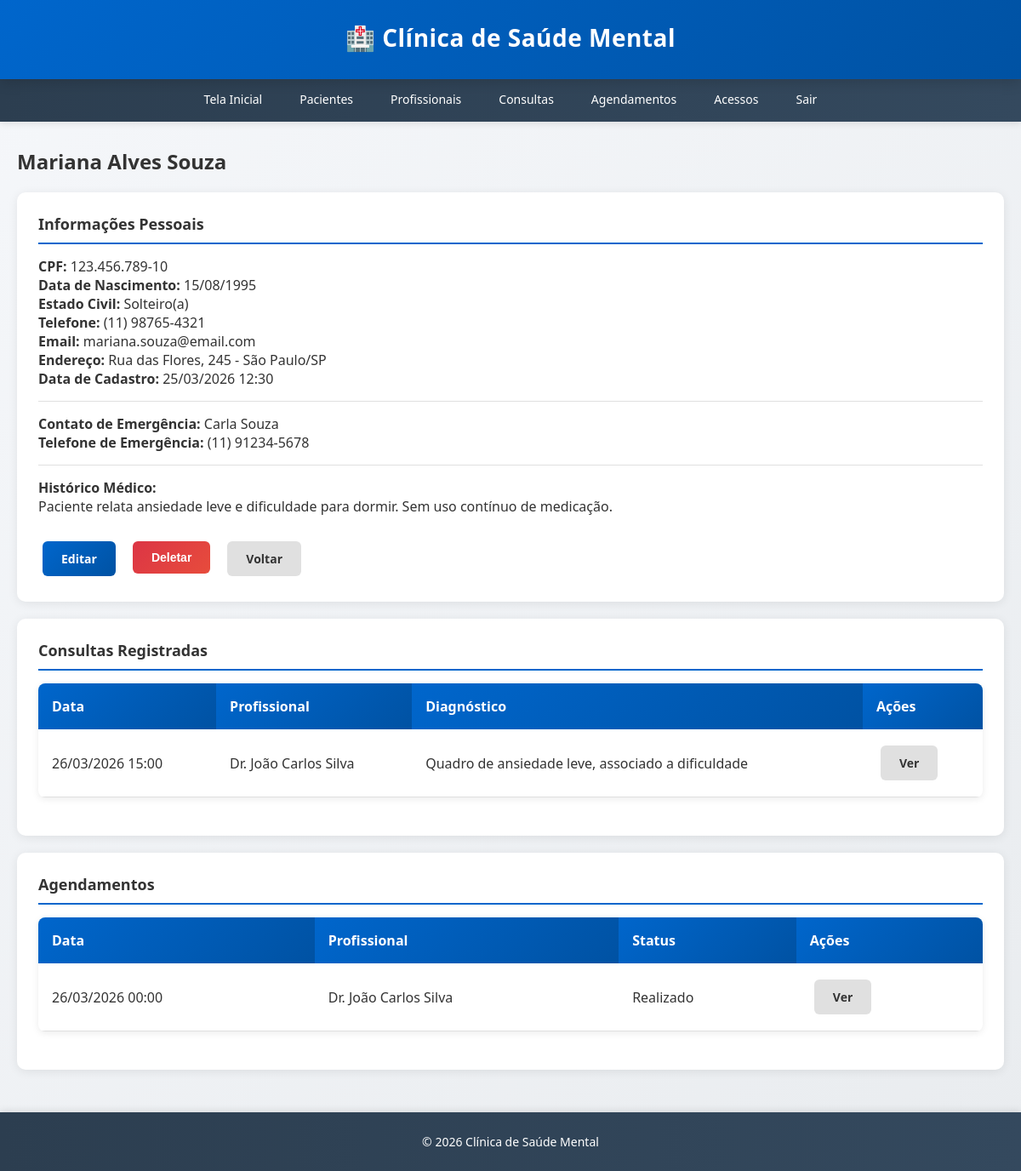
/pacientes/1 (signed in), run on the app's committed database.
### app/models.py (models this page shows, shortened)
class Paciente(db.Model):
    __tablename__ = 'pacientes'
    id = db.Column(db.Integer, primary_key=True)
    nome = db.Column(db.String(150), nullable=False)
    cpf = db.Column(db.String(14), unique=True, nullable=False)
    data_nascimento = db.Column(db.Date, nullable=False)
    telefone = db.Column(db.String(20), nullable=False)
    email = db.Column(db.String(120), nullable=True)
    endereco = db.Column(db.String(300), nullable=True)
    historico_medico = db.Column(db.Text, nullable=True)
    estado_civil = db.Column(db.String(50), nullable=True)
    nome_contato_emergencia = db.Column(db.String(150), nullable=True)
    telefone_contato_emergencia = db.Column(db.String(20), nullable=True)
    data_cadastro = db.Column(db.DateTime, default=datetime.utcnow)
    consultas = db.relationship('Consulta', backref='paciente', lazy=True, cascade='all, delete-orphan')
    agendamentos = db.relationship('Agendamento', backref='paciente', lazy=True, cascade='all, delete-orphan')

class Consulta(db.Model):
    __tablename__ = 'consultas'
    id = db.Column(db.Integer, primary_key=True)
    paciente_id = db.Column(db.Integer, db.ForeignKey('pacientes.id'), nullable=False)
    profissional_id = db.Column(db.Integer, db.ForeignKey('profissionais.id'), nullable=False)
    consultorio_id = db.Column(db.Integer, db.ForeignKey('consultorios.id'), nullable=True)
    data_consulta = db.Column(db.DateTime, nullable=False)
    diagnostico = db.Column(db.Text, nullable=True)
    prescricao = db.Column(db.Text, nullable=True)
    observacoes = db.Column(db.Text, nullable=True)
    data_registro = db.Column(db.DateTime, default=datetime.utcnow)
    consultorio_sala = db.Column(db.String(50), nullable=True)
    consultorio = db.relationship('Consultorio')

class Profissional(db.Model):
    __tablename__ = 'profissionais'
    id = db.Column(db.Integer, primary_key=True)
    nome = db.Column(db.String(150), nullable=False)
    cpf = db.Column(db.String(14), unique=True, nullable=False)
    especialidade = db.Column(db.String(100), nullable=False)
    especialidade_customizada = db.Column(db.String(100), nullable=True)
    telefone = db.Column(db.String(20), nullable=False)
    email = db.Column(db.String(120), nullable=True)
    numero_registro = db.Column(db.String(50), nullable=True)
    estado_civil = db.Column(db.String(50), nullable=True)
    endereco = db.Column(db.String(300), nullable=True)
    nome_contato_emergencia = db.Column(db.String(150), nullable=True)
    telefone_contato_emergencia = db.Column(db.String(20), nullable=True)
    data_cadastro = db.Column(db.DateTime, default=datetime.utcnow)
    consultas = db.relationship('Consulta', backref='profissional', lazy=True, cascade='all, delete-orphan')
    agendamentos = db.relationship('Agendamento', backref='profissional', lazy=True, cascade='all, delete-orphan')

class Agendamento(db.Model):
    __tablename__ = 'agendamentos'
    id = db.Column(db.Integer, primary_key=True)
    paciente_id = db.Column(db.Integer, db.ForeignKey('pacientes.id'), nullable=False)
    profissional_id = db.Column(db.Integer, db.ForeignKey('profissionais.id'), nullable=False)
    consultorio_id = db.Column(db.Integer, db.ForeignKey('consultorios.id'), nullable=True)
    data_agendamento = db.Column(db.DateTime, nullable=False)
    hora_inicio = db.Column(db.Time, nullable=True)
    hora_fim = db.Column(db.Time, nullable=True)
    status = db.Column(db.String(50), default='Agendado')
    observacoes = db.Column(db.Text, nullable=True)
    data_criacao = db.Column(db.DateTime, default=datetime.utcnow)
    consultorio_sala = db.Column(db.String(50), nullable=True)
    consultorio = db.relationship('Consultorio')

### app/routes.py (the view)
@pacientes_bp.route('/<int:id>')
@login_required
def ver_paciente(id):
    paciente = Paciente.query.get_or_404(id)
    consultas = Consulta.query.filter_by(paciente_id=id).all()
    agendamentos = Agendamento.query.filter_by(paciente_id=id).all()
    return render_template(
        'pacientes/ver.html',
        paciente=paciente,
        consultas=consultas,
        agendamentos=agendamentos
    )

### app/templates/pacientes/ver.html (shortened to what this page needs)
{% extends "base.html" %}
{% block content %}
<h2>{{ paciente.nome }}</h2>
<div class="card">
    <div class="card-title">Informações Pessoais</div>
    <p><strong>CPF:</strong> {{ paciente.cpf|format_cpf }}</p>
    <p><strong>Data de Nascimento:</strong> {{ paciente.data_nascimento.strftime('%d/%m/%Y') }}</p>
    <p><strong>Estado Civil:</strong> {{ paciente.estado_civil or '-' }}</p>
    <p><strong>Telefone:</strong> {{ paciente.telefone }}</p>
    <p><strong>Email:</strong> {{ paciente.email or '-' }}</p>
    <p><strong>Endereço:</strong> {{ paciente.endereco or '-' }}</p>
    <p><strong>Data de Cadastro:</strong> {{ paciente.data_cadastro.strftime('%d/%m/%Y %H:%M') }}</p>
    {% if paciente.nome_contato_emergencia or paciente.telefone_contato_emergencia %}
    <hr style="margin: 15px 0; border: none; border-top: 1px solid #e0e0e0;">
    <p><strong>Contato de Emergência:</strong> {{ paciente.nome_contato_emergencia or '-' }}</p>
    <p><strong>Telefone de Emergência:</strong> {{ paciente.telefone_contato_emergencia or '-' }}</p>
    {% endif %}
    {% if paciente.historico_medico %}
    <hr style="margin: 15px 0; border: none; border-top: 1px solid #e0e0e0;">
    <p><strong>Histórico Médico:</strong></p>
    <p>{{ paciente.historico_medico }}</p>
    {% endif %}
    <div class="form-actions">
        <a href="{{ url_for('pacientes.editar_paciente', id=paciente.id) }}" class="btn btn-primary">Editar</a>
        <form method="POST" action="{{ url_for('pacientes.deletar_paciente', id=paciente.id) }}" style="display:inline;">
            <button type="submit" class="btn btn-danger" onclick="return confirm('Tem certeza que deseja deletar este paciente?')">Deletar</button>
        </form>
        <a href="{{ url_for('pacientes.listar_pacientes') }}" class="btn btn-secondary">Voltar</a>
    </div>
</div>
{% if consultas %}
<div class="card">
    <div class="card-title">Consultas Registradas</div>
    <table>
        <thead>
            <tr>
                <th>Data</th>
                <th>Profissional</th>
                <th>Diagnóstico</th>
                <th>Ações</th>
            </tr>
        </thead>
        <tbody>
            {% for consulta in consultas %}
            <tr>
                <td>{{ consulta.data_consulta.strftime('%d/%m/%Y %H:%M') }}</td>
                <td>{{ consulta.profissional.nome }}</td>
                <td>{{ consulta.diagnostico[:50] or '-' }}</td>
                <td>
                    <a href="{{ url_for('consultas.ver_consulta', id=consulta.id) }}" class="btn btn-secondary">Ver</a>
                </td>
            </tr>
            {% endfor %}
        </tbody>
    </table>
</div>
{% endif %}
{% if agendamentos %}
<div class="card">
    <div class="card-title">Agendamentos</div>
    <table>
        <thead>
            <tr>
                <th>Data</th>
                <th>Profissional</th>
                <th>Status</th>
                <th>Ações</th>
            </tr>
        </thead>
        <tbody>
            {% for agendamento in agendamentos %}
            <tr>
                <td>{{ agendamento.data_agendamento.strftime('%d/%m/%Y %H:%M') }}</td>
                <td>{{ agendamento.profissional.nome }}</td>
                <td>{{ agendamento.status }}</td>
                <td>
                    <a href="{{ url_for('agendamentos.ver_agendamento', id=agendamento.id) }}" class="btn btn-secondary">Ver</a>
                </td>
            </tr>
            {% endfor %}
        </tbody>
    </table>
</div>
{% endif %}
{% endblock %}

### app/templates/base.html (style rules this page uses)
* { margin: 0; padding: 0; box-sizing: border-box; }
body { font-family: 'Segoe UI', Tahoma, Geneva, Verdana, sans-serif; background: linear-gradient(135deg, #f5f7fa 0%, #e9ecef 100%); color: #333; min-height: 100vh; display: flex; flex-direction: column; }
.btn { display: inline-block; padding: 11px 22px; margin: 5px; border: none; border-radius: 6px; cursor: pointer; text-decoration: none; font-size: 14px; font-weight: 600; transition: all 0.3s ease; }
.btn-primary { background: linear-gradient(135deg, #0066cc 0%, #0052a3 100%); color: white; }
.btn-secondary { background: #e0e0e0; color: #333; }
.btn-danger { background: linear-gradient(135deg, #dc3545 0%, #e74c3c 100%); color: white; }
table { width: 100%; border-collapse: collapse; background: white; box-shadow: 0 2px 8px rgba(0, 0, 0, 0.08); margin-bottom: 20px; border-radius: 8px; overflow: hidden; }
table th { background: linear-gradient(135deg, #0066cc 0%, #0052a3 100%); color: white; padding: 16px; text-align: left; font-weight: 600; }
table td { padding: 14px 16px; border-bottom: 1px solid #e0e0e0; }
.card { background: white; border-radius: 10px; box-shadow: 0 2px 12px rgba(0, 0, 0, 0.08); padding: 25px; margin-bottom: 20px; transition: all 0.3s ease; }
.card-title { font-size: 18px; font-weight: 600; color: #333; margin-bottom: 15px; padding-bottom: 10px; border-bottom: 2px solid #0066cc; }
.form-actions { margin-top: 25px; display: flex; gap: 10px; justify-content: flex-start; }
h2 { color: #333; margin-bottom: 10px; font-size: 24px; font-weight: 600; }
h2 { color: #333; margin-bottom: 20px; font-size: 24px; font-weight: 600; }

### data on the page
Paciente: nome "Mariana Alves Souza", cpf "123.456.789-10", data_nascimento "15/08/1995", estado_civil "Solteiro(a)", telefone "(11) 98765-4321", email "mariana.souza@email.com", endereco "Rua das Flores, 245 - São Paulo/SP", data_cadastro "25/03/2026 12:30", nome_contato_emergencia "Carla Souza", telefone_contato_emergencia "(11) 91234-5678", historico_medico "Paciente relata ansiedade leve e dificuldade para dormir. Sem uso contínuo de medicação."
Consulta: data_consulta "26/03/2026 15:00", profissional.nome "Dr. João Carlos Silva", diagnostico "Quadro de ansiedade leve, associado a dificuldade"
Agendamento: data_agendamento "26/03/2026 00:00", profissional.nome "Dr. João Carlos Silva", status "Realizado"
